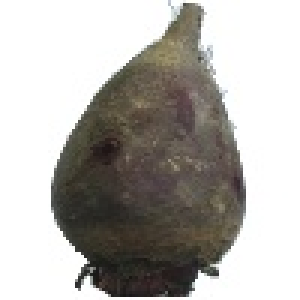
#> input picture dataset/Beetroot/113_100.jpg, 100 x 100 px, found by its file name (shown 3 times larger)
$ jupyter execute teste_processos_pdi.ipynb
#> lines starting #> are read from the running program, lines starting #| are printed output that depends on the picture
### libs/preprocessing.py
import cv2


def converter_para_cinza(imagem):
    return cv2.cvtColor(imagem, cv2.COLOR_BGR2GRAY)


def aplicar_filtro_gaussiano(imagem, tamanho_kernel=(5, 5)):
    return cv2.GaussianBlur(imagem, tamanho_kernel, 0)


def detectar_bordas_canny(imagem, limiar_baixo=100, limiar_alto=200):
    return cv2.Canny(imagem, limiar_baixo, limiar_alto)

### libs/teste_processos_pdi.ipynb
[cell 1]
import cv2
import numpy as np

[cell 2]
image_path = '../dataset/Limes/113_100.jpg'
img_to_test = cv2.imread(image_path)
#> img_to_test is the input picture: shape (100, 100, 3); mean B, G, R 173.7, 177.8, 180.4
img_to_test

[cell 3]
from preprocessing import converter_para_cinza
converter_para_cinza(img_to_test)
#> in converter_para_cinza, `return cv2.cvtColor(imagem, cv2.COLOR_BGR2GRAY)`:
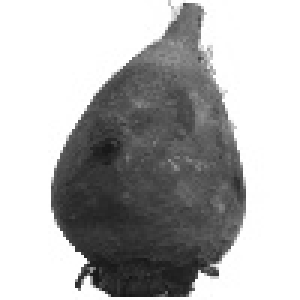
#> returned value: shape (100, 100) (shown 3 times larger); min 21, max 255, mean 178.1

$ run again, with dataset/Beetroot/123_100.jpg copied over dataset/Beetroot/113_100.jpg
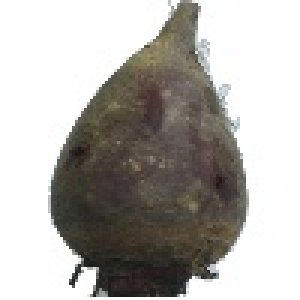
#> input picture dataset/Beetroot/123_100.jpg, 100 x 100 px, found by its file name (shown 3 times larger)
#> img_to_test is the input picture: shape (100, 100, 3); mean B, G, R 172.3, 176.4, 179.1
#> in converter_para_cinza, `return cv2.cvtColor(imagem, cv2.COLOR_BGR2GRAY)`:
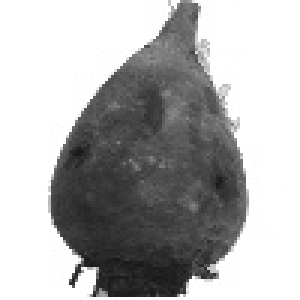
#> returned value: shape (100, 100) (shown 3 times larger); min 24, max 255, mean 176.7
